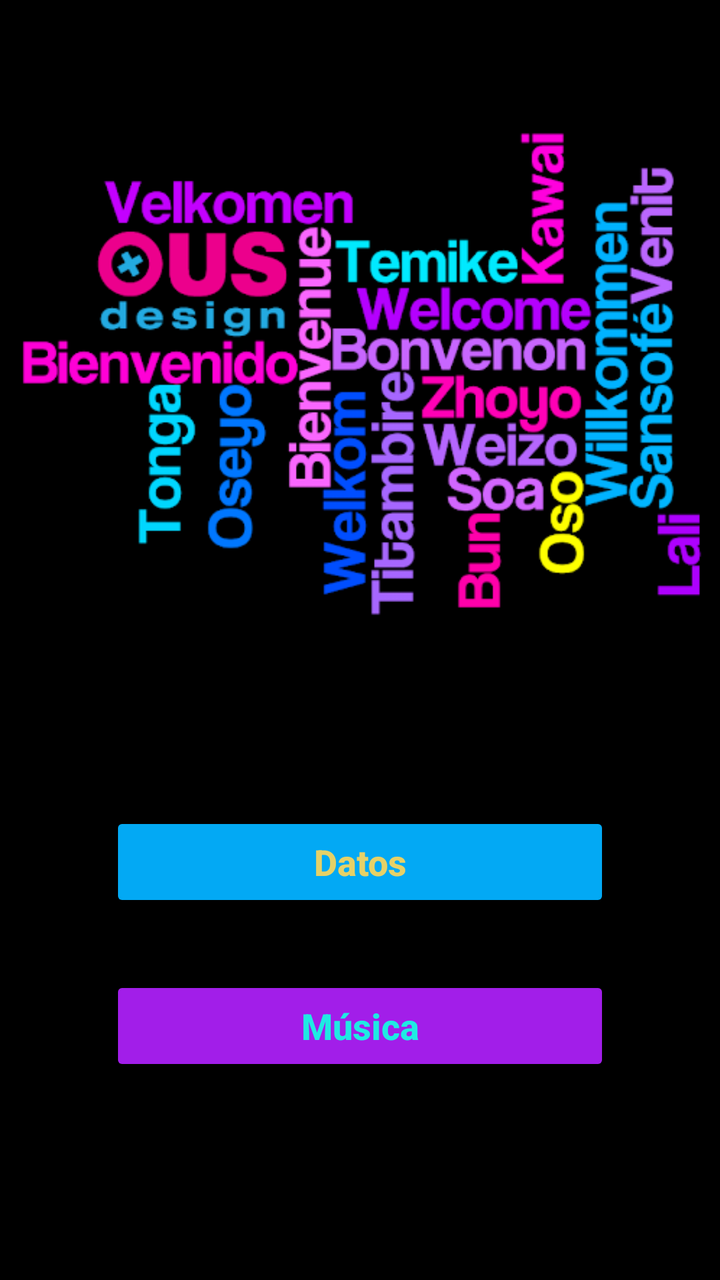
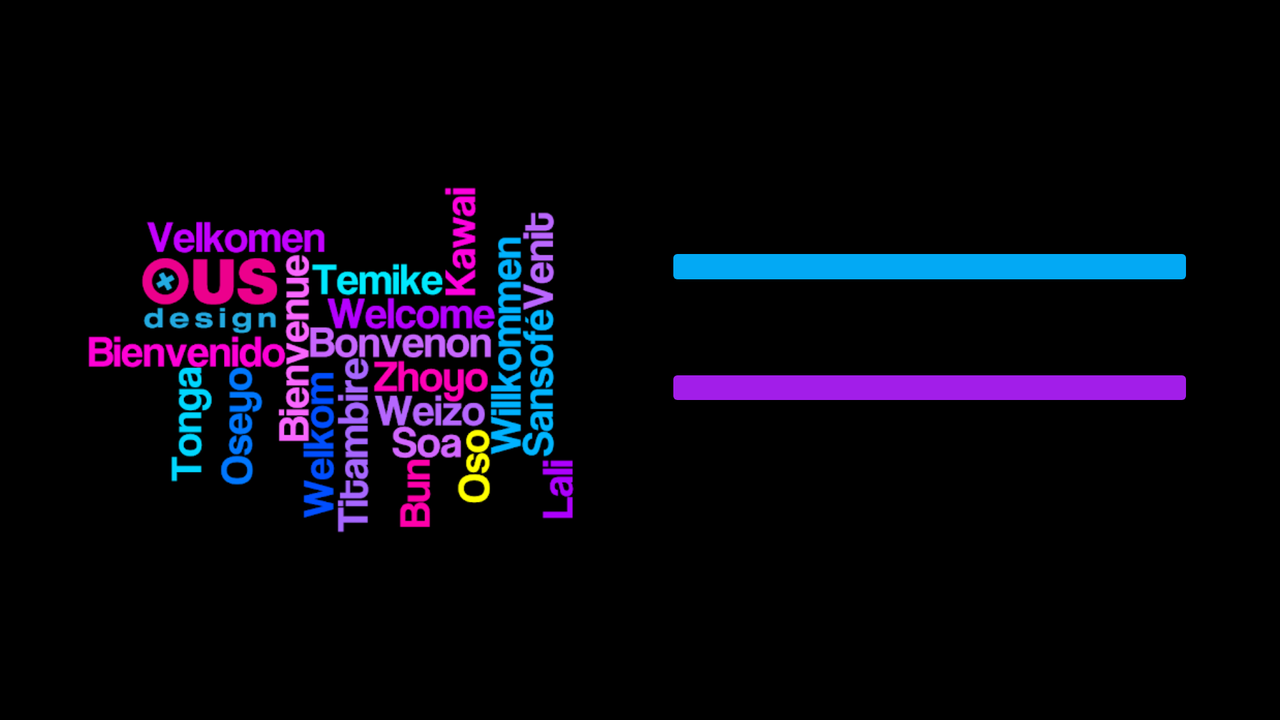

Compare how this app lays out the same screen by default and in its alternative resource folder. The renders come first, then the two layout files and the values they reference.
<!-- AndroidManifest.xml: application theme Theme.PacDesarrollo -->
<!-- res/layout/activity_main.xml -->
<?xml version="1.0" encoding="utf-8"?>
<androidx.constraintlayout.widget.ConstraintLayout xmlns:android="http://schemas.android.com/apk/res/android"
    xmlns:app="http://schemas.android.com/apk/res-auto"
    xmlns:tools="http://schemas.android.com/tools"
    android:layout_width="match_parent"
    android:layout_height="match_parent"
    android:background="#000000"
    tools:context=".MainActivity">


    <ImageView
        android:id="@+id/imageView"
        android:layout_width="370dp"
        android:layout_height="310dp"
        android:layout_marginTop="32dp"
        android:layout_marginBottom="32dp"
        android:contentDescription="@string/welcome"
        app:layout_constraintBottom_toTopOf="@+id/button"
        app:layout_constraintEnd_toEndOf="parent"
        app:layout_constraintHorizontal_bias="0.487"
        app:layout_constraintStart_toStartOf="parent"
        app:layout_constraintTop_toTopOf="parent"
        app:srcCompat="@drawable/welcome" />

    <Button
        android:id="@+id/button"
        android:layout_width="250dp"
        android:layout_height="50dp"
        android:layout_marginTop="32dp"
        android:layout_marginBottom="32dp"
        android:text="@string/datos"
        android:textAllCaps="false"
        android:textColor="#E6D167"
        android:textSize="18sp"
        android:textStyle="bold"
        app:backgroundTint="#03A9F4"
        app:layout_constraintBottom_toTopOf="@+id/button2"
        app:layout_constraintEnd_toEndOf="parent"
        app:layout_constraintHorizontal_bias="0.5"
        app:layout_constraintStart_toStartOf="parent"
        app:layout_constraintTop_toBottomOf="@+id/imageView"
        tools:ignore="MissingConstraints" />

    <Button
        android:id="@+id/button2"
        android:layout_width="250dp"
        android:layout_height="50dp"
        android:layout_marginTop="32dp"
        android:fontFamily="sans-serif-medium"
        android:text="@string/musica"
        android:textAllCaps="false"
        android:textColor="#1FEAE3"
        android:textSize="18sp"
        android:textStyle="bold"
        app:backgroundTint="#A21EE9"
        app:layout_constraintEnd_toEndOf="parent"
        app:layout_constraintHorizontal_bias="0.5"
        app:layout_constraintStart_toStartOf="parent"
        app:layout_constraintTop_toBottomOf="@+id/button"
        tools:ignore="MissingConstraints" />


</androidx.constraintlayout.widget.ConstraintLayout>
<!-- resources referenced by this layout -->
<resources>
  <!-- drawable welcome: png bitmap (drawable, 75849 bytes) -->
  <string name="datos">Datos</string>
  <string name="musica">Música</string>
  <string name="welcome">Welcome</string>
  <style name="Theme.PacDesarrollo" parent="Theme.MaterialComponents.DayNight.DarkActionBar">
          
          <item name="colorPrimary">@color/purple_500</item>
          <item name="colorPrimaryVariant">@color/purple_700</item>
          <item name="colorOnPrimary">@color/white</item>
          
          <item name="colorSecondary">@color/teal_200</item>
          <item name="colorSecondaryVariant">@color/teal_700</item>
          <item name="colorOnSecondary">@color/black</item>
          
          <item name="android:statusBarColor" tools:targetApi="l">?attr/colorPrimaryVariant</item>
          
      </style>
</resources>
<!-- res/layout-land/activity_main.xml (the author's variant of the layout above) -->
<!-- drawn on the phone turned sideways -->
<?xml version="1.0" encoding="utf-8"?>
<androidx.constraintlayout.widget.ConstraintLayout xmlns:android="http://schemas.android.com/apk/res/android"
    xmlns:app="http://schemas.android.com/apk/res-auto"
    xmlns:tools="http://schemas.android.com/tools"
    android:layout_width="match_parent"
    android:layout_height="match_parent"
    android:background="#000000"
    tools:context=".MainActivity">


    <ImageView
        android:id="@+id/imageView"
        android:layout_width="0dp"
        android:layout_height="0dp"
        android:layout_marginStart="33dp"
        android:layout_marginLeft="33dp"
        android:layout_marginTop="50dp"
        android:layout_marginEnd="35dp"
        android:layout_marginRight="35dp"
        android:layout_marginBottom="50dp"
        app:layout_constraintBottom_toBottomOf="parent"
        app:layout_constraintEnd_toStartOf="@+id/button"
        app:layout_constraintStart_toStartOf="parent"
        app:layout_constraintTop_toTopOf="parent"
        app:srcCompat="@drawable/welcome" />

    <Button
        android:id="@+id/button"
        android:layout_width="0dp"
        android:layout_height="0dp"
        android:layout_marginTop="121dp"
        android:layout_marginEnd="43dp"
        android:layout_marginRight="43dp"
        android:layout_marginBottom="36dp"
        android:text="@string/datos"
        android:textAllCaps="false"
        android:textColor="#E6D167"
        android:textSize="18sp"
        android:textStyle="bold"
        app:backgroundTint="#03A9F4"
        app:layout_constraintBottom_toTopOf="@+id/button2"
        app:layout_constraintEnd_toEndOf="parent"
        app:layout_constraintStart_toEndOf="@+id/imageView"
        app:layout_constraintTop_toTopOf="parent"
        tools:ignore="MissingConstraints" />

    <Button
        android:id="@+id/button2"
        android:layout_width="0dp"
        android:layout_height="0dp"
        android:layout_marginBottom="154dp"
        android:fontFamily="sans-serif-medium"
        android:text="@string/musica"
        android:textAllCaps="false"
        android:textColor="#1FEAE3"
        android:textSize="18sp"
        android:textStyle="bold"
        app:backgroundTint="#A21EE9"
        app:layout_constraintBottom_toBottomOf="parent"
        app:layout_constraintEnd_toEndOf="@+id/button"
        app:layout_constraintStart_toStartOf="@+id/button"
        app:layout_constraintTop_toBottomOf="@+id/button"
        tools:ignore="MissingConstraints" />


</androidx.constraintlayout.widget.ConstraintLayout>
<!-- resources referenced by the variant -->
<!-- as the phone turned sideways resolves them -->
<resources>
  <!-- drawable welcome: png bitmap (drawable, 75849 bytes) -->
  <string name="datos">Datos</string>
  <string name="musica">Música</string>
  <style name="Theme.PacDesarrollo" parent="Theme.MaterialComponents.DayNight.DarkActionBar">
          
          <item name="colorPrimary">@color/purple_500</item>
          <item name="colorPrimaryVariant">@color/purple_700</item>
          <item name="colorOnPrimary">@color/white</item>
          
          <item name="colorSecondary">@color/teal_200</item>
          <item name="colorSecondaryVariant">@color/teal_700</item>
          <item name="colorOnSecondary">@color/black</item>
          
          <item name="android:statusBarColor" tools:targetApi="l">?attr/colorPrimaryVariant</item>
          
      </style>
</resources>
